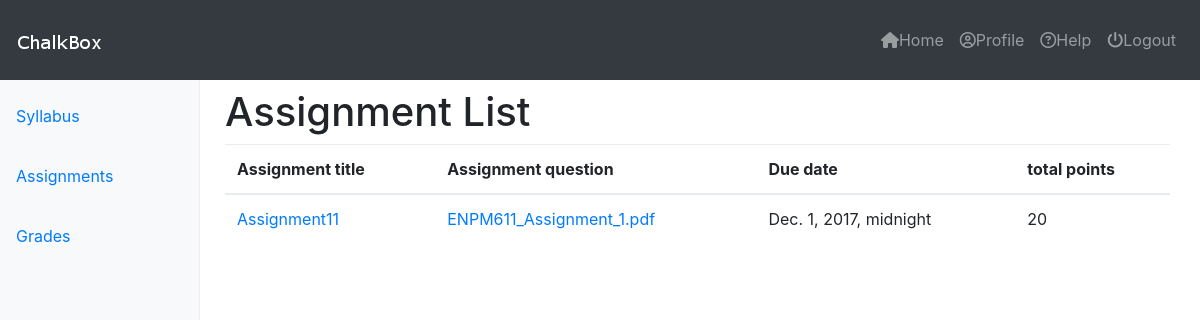
Screenshot of /courses/1/assignments/submitted/ with the database file from the repository.
### assignments/models.py (models this page shows, shortened)
class Assignment(models.Model):
	course = models.ForeignKey(Course)
	title = models.CharField(max_length=120, unique=True)
	due_date = models.DateTimeField()
	total_points	= models.IntegerField()
	description = models.TextField(blank=True)
	updated     = models.DateTimeField(auto_now=True)
	timestamp   = models.DateTimeField(auto_now_add=True)
	question	= models.FileField(null=True, blank=True)
	publish		= models.BooleanField(default=False)
	def is_past_due(self):
		return timezone.now() > self.due_date

### assignments/views.py (the view)
def assignment_submitted(request, cid=None):
	queryset = Assignment.objects.all().filter(course__id=cid).order_by('due_date')
	context = {
		"object_list": queryset,
		"id": cid,
	}
	return render(request, "assignment/assignments_submitted.html", context)

### templates/assignment/assignments_submitted.html (shortened to what this page needs)
{% extends "base_navbar.html" %}
{% block content %}
<div class="container-fluid">
	{% include "side_bar.html" with cid=id %}
    <main role="main" class="col-sm-9 ml-sm-auto col-md-10 pt-2">
      <div class="content">
	<h1>Assignment List</h1>
	<table class="table">
		<thead>
		    <tr>
		      <th scope="col">Assignment title</th>
		      <th scope="col">Assignment question</th>
		      <th scope="col">Due date</th>
		      <th scope="col">total points</th>
		    </tr>
		</thead>
		<tbody>
	       	{% for obj in object_list %}
	       		{% if obj.is_past_due %}
			    <tr>
			      <td><a href="{% url 'courses:submissions:submission_list' cid=id aid=obj.id %}">{{ obj.title }}</a></td>
			      {% if obj.question %}
			      	<td><a href='{{ obj.question.url }}'>{{ obj.question }}</a></td>
			      {% else %}
			      	<td></td>
			      {% endif %}
			      <td>{{ obj.due_date }}</td>
			      <td>{{ obj.total_points }}</td>
			    </tr>
				{% endif %}
	       	{% endfor %}
       	</tbody>
	</table>
</div>
    </main>
</div>
{% endblock %}

### static_proj/static_root/css/custom.css (style rules this page uses)
.content { padding-top: 10vh; }

### rows the page displays
Assignment: title "Assignment11", question "ENPM611_Assignment_1.pdf", due_date "Dec. 1, 2017, midnight", total_points "20"
